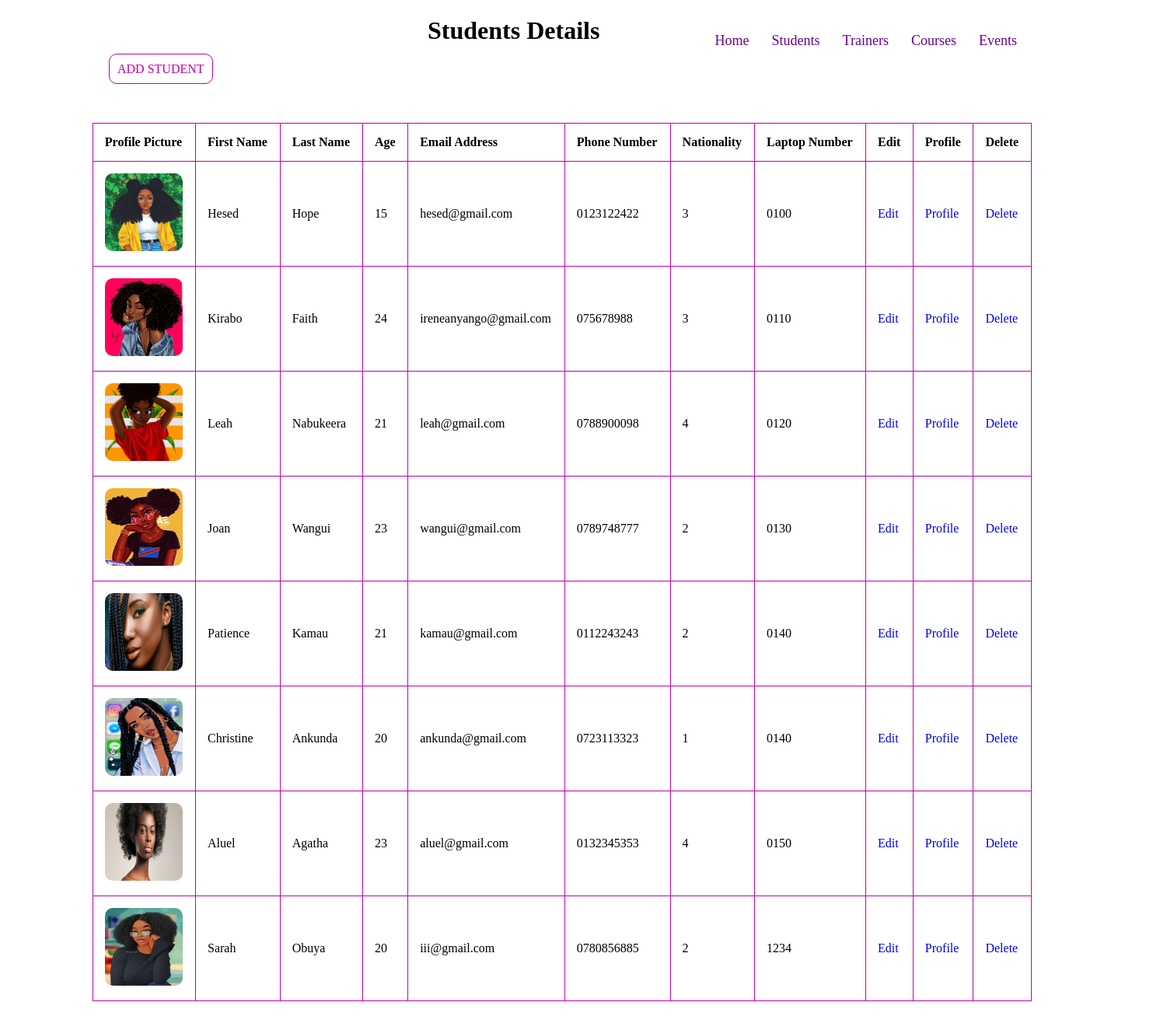
The page /student/list/ on the database its author committed.
### student/models.py (models this page shows)
class Student(models.Model):
    profile_pic=models.ImageField(upload_to = 'images/')
    first_name=models.CharField(max_length=12, null=True)
    last_name=models.CharField(max_length=12, null=True)
    gender_choice=(
        ('1','Female'),
        ('2','Male'),
        ('3','Prefer not to say')
    )
    gender=models.CharField(max_length=8,choices=gender_choice, null=True)
    age=models.PositiveSmallIntegerField(null=True)
    date_of_birth=models.DateField(null=True)
    phone_number=models.CharField(max_length=10)
    nationality_choice=(
        ('1','Rwandan'),
        ('2','Kenyan'),
        ('3','Ugandan'),
        ('4','SouthSudanes'),
        ('5','Sudanes')
    )
    nationality=models.CharField(max_length=15,choices=nationality_choice, null=True)
    national_Id=models.CharField(max_length=20)
    email_address=models.EmailField(null=True)
    admission_date=models.DateField(null=True, blank=True)
    medical_form=models.FileField(upload_to="documents/",null=True)
    laptop_serial_number=models.CharField(max_length=30, null=True, blank= True)
    academic_year=models.CharField(max_length=12)
    course_name=models.CharField(max_length=25, null=True, blank=True)

### student/views.py (the view)
# urls.py: path("list/", student_list, name = "student_list"),
def student_list(request):
    students = Student.objects.all()
    return render(request, "student_list.htm", {"students":students})

### student/templates/student_list.htm (shortened to what this page needs)
<!DOCTYPE html>
<html lang="en">
<head>
</head>
<body>
    <nav class="navbar">
        <div class="max-width">
            <div class="logo"><a href="#">C<span>Q</span></a></div>
            <ul class="menu">
                <li><a href="{%url 'home_page'%}" class="menu-btn">Home</a></li>
                <li><a href="{%url 'student_list'%}"class="menu-btn">Students</a></li>
                <li><a href="{%url 'trainer_list'%}"class="menu-btn">Trainers</a></li>
                <li><a href="{%url 'course_list'%}"class="menu-btn">Courses</a></li>
               <li><a href="{%url 'cal:calendar'%}"class="menu-btn">Events</a></li>
            </ul>
        </div>
    </nav>
    <h1>Students Details</h1>
    <div class="clearfix">
    <a class="btn info" href="{% url 'register_student' %}"> ADD STUDENT </a>
    </div>
    <table class="table">
        <tr>
            <th>Profile Picture</th>
            <th>First Name</th>
            <th>Last Name</th>
            <th>Age</th>
            <th>Email Address</th>
            <th>Phone Number</th>
            <th>Nationality</th>
            <th>Laptop Number</th>
            <th>Edit</th>
            <th>Profile</th>
            <th>Delete</th>
        </tr>
        {% for student in students%}
        <tr>
            <td>
                {% if student.profile_pic %}
                <img src="{{ student.profile_pic.url }}">
                {% endif %}
            </td>
            <td>
                {{student.first_name}}
            </td>
            <td>
                {{student.last_name}}
            </td>
            <td>
                {{student.age}}
            </td>
            <td>
                {{student.email_address}}
            </td>
            <td>
                {{student.phone_number}}
            </td>
            <td>
                {{student.nationality}}
            </td>
            <td>
                {{student.laptop_serial_number}}
            </td>
            <td>
                <a href="{%url 'edit_student' id=student.id%}">Edit</a>
            </td>
            <td>
                <a href="{%url 'student_profile' id=student.id%}">Profile</a>
            </td>
            <td>
                <a href="{%url 'delete_student' id=student.id%}">Delete</a>
            </td>
        </tr>
        {% endfor %}
    </table>
</body>
</html>

### student/templates/student_list.htm (style rules this page uses)
body { margin-left: 300px; height:50%; width:80%; z-index:1; top: 0; overflow-x: hidden; }
table { width: 100%; margin-left: -15%; margin-top: 5%; margin-bottom: 8%; }
th, caption { text-align: left; }
table, th, td { border: 1px solid #c200a8; ; border-collapse: collapse; }
th, td { padding: 15px; }
h1 { margin-left: 250px; color: rgb(0, 0, 0); }
img { width: 100px ; height:100px ; border-radius: 10px; }
.info { border-color: #c200a8; color:#c200a8; }
.clearfix { margin-left: -160px; }
.btn { background-color:#ffffff; color:#c200a8; border-radius: 10px; padding: 10px; align-items: center; width: 300px; margin-right: 71px; border: 1px solid #c200a8; }
a { text-decoration: none; }
.navbar { position: absolute; width: 100%; padding: 5px 0; padding-bottom: -50px; font-family: 'Roboto Slab', serif; transition: all 0.3s ease; }
.navbar .max-width { display: flex; align-items: center; justify-content: space-between; }
.navbar .menu li { list-style: none; display: inline-block; }
.navbar .menu li a { display: block; color: rgb(104, 1, 145); font-size: 18px; font-weight: 500; margin-left: 25px; transition: color 0.3s ease; }
.navbar .logo a { color: rgb(255, 255, 255); font-size: 35px; font-weight: 600; font-family: 'Style Script', cursive; }
.navbar .logo a span { color: #ffffff; transition: all 0.3s ease; font-family: 'Style Script', cursive; }

### rows shown on the page
Student: profile_pic (picture), first_name "Hesed", last_name "Hope", age "15", email_address "hesed@gmail.com", phone_number "0123122422", nationality "3", laptop_serial_number "0100"
Student: profile_pic (picture), first_name "Kirabo", last_name "Faith", age "24", email_address "ireneanyango@gmail.com", phone_number "075678988", nationality "3", laptop_serial_number "0110"
Student: profile_pic (picture), first_name "Leah", last_name "Nabukeera", age "21", email_address "leah@gmail.com", phone_number "0788900098", nationality "4", laptop_serial_number "0120"
Student: profile_pic (picture), first_name "Joan", last_name "Wangui", age "23", email_address "wangui@gmail.com", phone_number "0789748777", nationality "2", laptop_serial_number "0130"
Student: profile_pic (picture), first_name "Patience", last_name "Kamau", age "21", email_address "kamau@gmail.com", phone_number "0112243243", nationality "2", laptop_serial_number "0140"
Student: profile_pic (picture), first_name "Christine", last_name "Ankunda", age "20", email_address "ankunda@gmail.com", phone_number "0723113323", nationality "1", laptop_serial_number "0140"
Student: profile_pic (picture), first_name "Aluel", last_name "Agatha", age "23", email_address "aluel@gmail.com", phone_number "0132345353", nationality "4", laptop_serial_number "0150"
Student: profile_pic (picture), first_name "Sarah", last_name "Obuya", age "20", email_address "iii@gmail.com", phone_number "0780856885", nationality "2", laptop_serial_number "1234"
